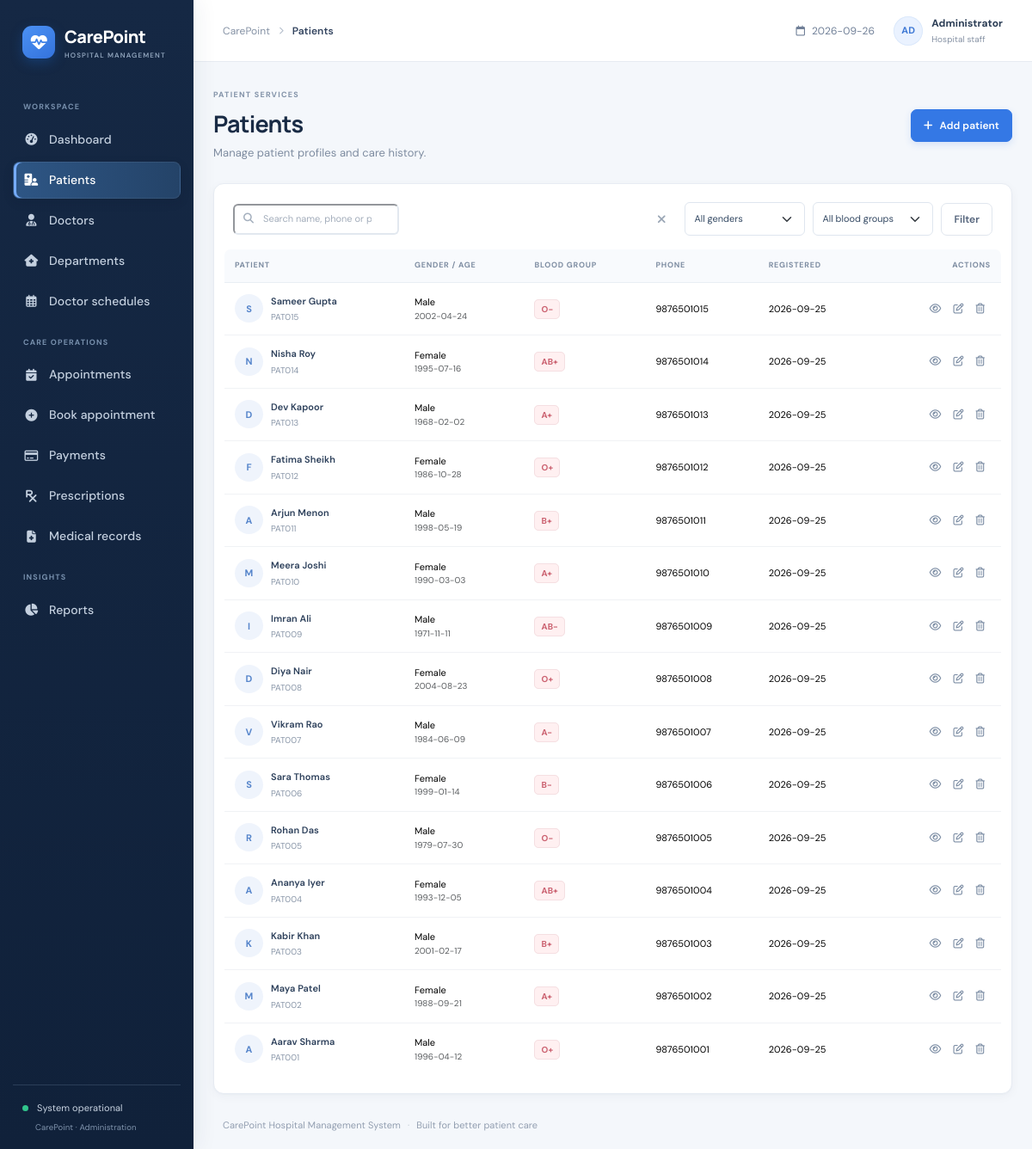
Page /patients on the committed database.
### tables this page shows
CREATE TABLE patients(patient_id INTEGER PRIMARY KEY, patient_code TEXT UNIQUE NOT NULL, full_name TEXT NOT NULL, date_of_birth TEXT, gender TEXT, blood_group TEXT, phone TEXT NOT NULL, email TEXT, address TEXT, emergency_contact_name TEXT, emergency_contact_phone TEXT, created_at TEXT NOT NULL DEFAULT CURRENT_TIMESTAMP);

### app.py (the view)
@app.route('/patients')
def patients():
    q=request.args.get('q','').strip(); gender=request.args.get('gender',''); blood=request.args.get('blood','')
    sql='SELECT * FROM patients WHERE 1=1'; args=[]
    if q: sql+=' AND (full_name LIKE ? OR phone LIKE ? OR patient_code LIKE ?)'; args += [f'%{q}%']*3
    if gender: sql+=' AND gender=?'; args.append(gender)
    if blood: sql+=' AND blood_group=?'; args.append(blood)
    return render_template('patients.html', patients=rows(sql+' ORDER BY patient_id DESC',args), q=q, gender=gender,blood=blood)

### app.py (called while the page is built)
def db():
    conn = sqlite3.connect(DB_PATH, factory=ClosingConnection)
    conn.row_factory = sqlite3.Row
    conn.execute('PRAGMA foreign_keys = ON')
    return conn

def rows(sql, args=()):
    with db() as con:
        return con.execute(sql, args).fetchall()

@app.context_processor
def global_context(): return {'today':date.today().isoformat(), 'statuses':STATUSES, 'days':DAYS}

    def __exit__(self, exc_type, exc, tb):
        try:
            return super().__exit__(exc_type, exc, tb)
        finally:
            self.close()

### templates/patients.html
{% extends 'base.html' %}{% block title %}Patients{% endblock %}{% block page_name %}Patients{% endblock %}{% block content %}
<div class="page-heading"><div><div class="eyebrow">PATIENT SERVICES</div><h1>Patients</h1><p>Manage patient profiles and care history.</p></div><a class="btn btn-primary" href="{{ url_for('add_patient') }}"><i class="fa-solid fa-plus me-2"></i>Add patient</a></div>
<section class="panel"><form class="filter-bar"><div class="search-field"><i class="fa-solid fa-magnifying-glass"></i><input name="q" value="{{ q }}" placeholder="Search name, phone or patient ID"><button type="button" class="clear-search" aria-label="Clear"><i class="fa-solid fa-xmark"></i></button></div><select class="form-select" name="gender"><option value="">All genders</option>{% for x in ['Male','Female','Other'] %}<option {{ 'selected' if gender==x }}>{{ x }}</option>{% endfor %}</select><select class="form-select" name="blood"><option value="">All blood groups</option>{% for x in ['A+','A-','B+','B-','AB+','AB-','O+','O-'] %}<option {{ 'selected' if blood==x }}>{{ x }}</option>{% endfor %}</select><button class="btn btn-outline-secondary">Filter</button></form>
{% if patients %}<div class="table-responsive"><table class="table data-table"><thead><tr><th>PATIENT</th><th>GENDER / AGE</th><th>BLOOD GROUP</th><th>PHONE</th><th>REGISTERED</th><th class="text-end">ACTIONS</th></tr></thead><tbody>{% for p in patients %}<tr><td><div class="person-cell"><span class="person-avatar">{{ p.full_name[:1] }}</span><div><a class="table-name" href="{{ url_for('patient_view',id=p.patient_id) }}">{{ p.full_name }}</a><small>{{ p.patient_code }}</small></div></div></td><td>{{ p.gender or '—' }}{% if p.date_of_birth %}<small class="d-block text-muted">{{ p.date_of_birth }}</small>{% endif %}</td><td><span class="blood-pill">{{ p.blood_group or '—' }}</span></td><td>{{ p.phone }}</td><td>{{ p.created_at[:10] }}</td><td class="text-end"><a class="icon-action" title="View" href="{{ url_for('patient_view',id=p.patient_id) }}"><i class="fa-regular fa-eye"></i></a><a class="icon-action" title="Edit" href="{{ url_for('edit_patient',id=p.patient_id) }}"><i class="fa-regular fa-pen-to-square"></i></a><form class="d-inline" method="post" action="{{ url_for('delete_patient',id=p.patient_id) }}" data-confirm="Delete {{ p.full_name }}? This action cannot be undone."><button class="icon-action danger-action" title="Delete"><i class="fa-regular fa-trash-can"></i></button></form></td></tr>{% endfor %}</tbody></table></div>{% else %}<div class="empty-state"><i class="fa-solid fa-hospital-user"></i><b>No patients found</b><span>Try changing your search or register a patient.</span><a class="btn btn-sm btn-primary mt-2" href="{{ url_for('add_patient') }}">Add patient</a></div>{% endif %}</section>
{% endblock %}

### static/css/style.css (style rules this page uses)
:root { --ink:#172b4d;--muted:#738198;--line:#e9edf3;--bg:#f5f7fb;--blue:#3978e8;--nav:#15263f;--mint:#16a88b }
* { box-sizing:border-box }
body { margin:0;background:var(--bg);color:#253750;font-family:'DM Sans',sans-serif;font-size:14px }
.page-heading { display:flex;align-items:center;justify-content:space-between;gap:20px;margin-bottom:24px }
.eyebrow { font-size:9px;letter-spacing:1.15px;font-weight:700;color:#8897aa;margin-bottom:7px }
.page-heading h1 { font:700 25px Manrope,sans-serif;letter-spacing:-.65px;color:var(--ink);margin:0 }
.page-heading p { margin:6px 0 0;color:#7c899c;font-size:13px }
.btn { border-radius:7px;font-size:12px;font-weight:600;padding:9px 14px }
.btn-primary { background:var(--blue);border-color:var(--blue);box-shadow:0 3px 8px #3978e82a }
.btn-light,.btn-outline-secondary { background:white;border-color:#e2e7ee;color:#52627a }
.metric-card,.panel,.mini-metric { background:white;border:1px solid #ebeff4;border-radius:10px;box-shadow:0 2px 8px #17315a05 }
.panel { padding:19px 20px }
.data-table { font-size:11px;color:#495971;vertical-align:middle;margin:0 }
.data-table thead th { font-size:9px;letter-spacing:.6px;color:#9aa5b5;font-weight:700;border-bottom:1px solid #edf0f4;padding:10px 12px;white-space:nowrap }
.data-table tbody td { padding:12px;border-color:#f0f2f5 }
.data-table tbody tr:last-child td { border-bottom:0 }
.data-table small { font-size:10px }
.table-responsive { margin:0 -10px }
.table-name { color:#2d405b;text-decoration:none;font-weight:600 }
.person-cell { display:flex;align-items:center;gap:9px }
.person-cell small { display:block;color:#8996a8;margin-top:3px }
.person-avatar,.doctor-avatar { width:33px;height:33px;border-radius:50%;background:#eff4fc;display:grid;place-items:center;color:#5685cb;font-weight:700 }
.icon-action { background:none;border:0;color:#7c8da4;padding:5px 7px;text-decoration:none;font-size:12px }
.filter-bar { display:flex;gap:9px;align-items:center;margin-bottom:16px;flex-wrap:wrap }
.search-field { position:relative;flex:1;min-width:210px }
.search-field>i { position:absolute;left:12px;top:11px;color:#a4afbd;font-size:12px }
.search-field input { padding-left:33px;padding-right:30px }
.search-field input,.form-control,.form-select { border-color:#e2e8ef;border-radius:6px;min-height:36px;font-size:11px;color:#42536b }
.search-field input::placeholder { color:#a3adbb }
.clear-search { position:absolute;right:7px;top:7px;background:none;border:0;color:#9aa6b5 }
.filter-bar>.form-select { width:auto;min-width:140px }
.blood-pill { font-size:10px;color:#cb6170;background:#fff0f1;padding:4px 7px;border-radius:5px;font-weight:700 }
.form-control,.form-select { padding:8px 10px }

### static/css/polish.css (style rules this page uses)
:root { --ink: #192b45; --muted: #77869b; --line: #e6ebf2; --bg: #f4f7fb; --blue: #3478e5; --nav: #14243d; --mint: #149b82; }
body { background: #f4f7fb; color: #2c3e56; font-family: 'DM Sans', Inter, system-ui, sans-serif; letter-spacing: .005em; }
.page-heading { margin-bottom: 26px; }
.page-heading h1 { font-size: 27px; letter-spacing: -.8px; }
.page-heading p { font-size: 13px; color: #7e8ca0; }
.eyebrow { color: #8292a8; letter-spacing: 1.25px; }
.metric-card, .panel, .mini-metric { border-color: #e7ecf3; box-shadow: 0 3px 12px #1d35510a, 0 1px 2px #1d355106; }
.panel { border-radius: 12px; padding: 21px 22px; }
.data-table { color: #43556d; }
.data-table thead th { background: #f8fafd; border-bottom-color: #e9eef4; color: #7e8da2; font-size: 9px; letter-spacing: .75px; padding-top: 12px; padding-bottom: 12px; }
.data-table thead th:first-child { border-radius: 7px 0 0; }
.data-table thead th:last-child { border-radius: 0 7px 0 0; }
.data-table tbody tr { transition: background .14s ease; }
.data-table tbody td { padding-top: 13px; padding-bottom: 13px; }
.icon-action { border-radius: 6px; transition: background .15s ease, color .15s ease; }
.form-control, .form-select { min-height: 39px; border-color: #dfe6ef; background-color: #fff; color: #354a64; transition: border-color .15s ease, box-shadow .15s ease; }
.btn { min-height: 36px; transition: transform .15s ease, box-shadow .15s ease, background .15s ease; }
.btn-primary { background: #3478e5; border-color: #3478e5; }
.btn-light, .btn-outline-secondary { border-color: #e0e6ee; }
.blood-pill { border: 1px solid #f5dfe2; }

### rows in the picture
patients: full_name "S", full_name "Sameer Gupta", patient_code "PAT015", gender "Male", date_of_birth "2002-04-24", blood_group "O-", phone "9876501015", created_at "2026-09-25"
patients: full_name "N", full_name "Nisha Roy", patient_code "PAT014", gender "Female", date_of_birth "1995-07-16", blood_group "AB+", phone "9876501014", created_at "2026-09-25"
patients: full_name "D", full_name "Dev Kapoor", patient_code "PAT013", gender "Male", date_of_birth "1968-02-02", blood_group "A+", phone "9876501013", created_at "2026-09-25"
patients: full_name "F", full_name "Fatima Sheikh", patient_code "PAT012", gender "Female", date_of_birth "1986-10-28", blood_group "O+", phone "9876501012", created_at "2026-09-25"
patients: full_name "A", full_name "Arjun Menon", patient_code "PAT011", gender "Male", date_of_birth "1998-05-19", blood_group "B+", phone "9876501011", created_at "2026-09-25"
patients: full_name "M", full_name "Meera Joshi", patient_code "PAT010", gender "Female", date_of_birth "1990-03-03", blood_group "A+", phone "9876501010", created_at "2026-09-25"
patients: full_name "I", full_name "Imran Ali", patient_code "PAT009", gender "Male", date_of_birth "1971-11-11", blood_group "AB-", phone "9876501009", created_at "2026-09-25"
patients: full_name "D", full_name "Diya Nair", patient_code "PAT008", gender "Female", date_of_birth "2004-08-23", blood_group "O+", phone "9876501008", created_at "2026-09-25"
patients: full_name "V", full_name "Vikram Rao", patient_code "PAT007", gender "Male", date_of_birth "1984-06-09", blood_group "A-", phone "9876501007", created_at "2026-09-25"
patients: full_name "S", full_name "Sara Thomas", patient_code "PAT006", gender "Female", date_of_birth "1999-01-14", blood_group "B-", phone "9876501006", created_at "2026-09-25"
patients: full_name "R", full_name "Rohan Das", patient_code "PAT005", gender "Male", date_of_birth "1979-07-30", blood_group "O-", phone "9876501005", created_at "2026-09-25"
patients: full_name "A", full_name "Ananya Iyer", patient_code "PAT004", gender "Female", date_of_birth "1993-12-05", blood_group "AB+", phone "9876501004", created_at "2026-09-25"
patients: full_name "K", full_name "Kabir Khan", patient_code "PAT003", gender "Male", date_of_birth "2001-02-17", blood_group "B+", phone "9876501003", created_at "2026-09-25"
patients: full_name "M", full_name "Maya Patel", patient_code "PAT002", gender "Female", date_of_birth "1988-09-21", blood_group "A+", phone "9876501002", created_at "2026-09-25"
patients: full_name "A", full_name "Aarav Sharma", patient_code "PAT001", gender "Male", date_of_birth "1996-04-12", blood_group "O+", phone "9876501001", created_at "2026-09-25"
